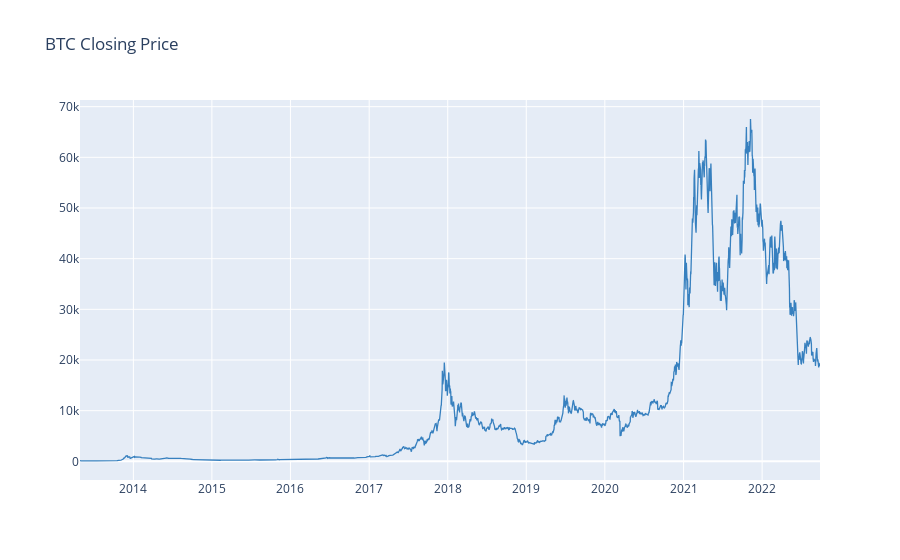

Notebook code for this chart:
### Code cell
df_crypto["BTC_Close"].iplot(asFigure=True, color = "blue", layout=Layout(title = 'BTC Closing Price'))

### Figure 1 — Plotly figure (JSON) as saved in the notebook; plotly's stock layout.template omitted (floating-point values rounded to 4 significant figures; data arrays with more than 128 entries replaced by an {"elided": "..."} marker saying what was removed)
{"data": [{"line": {"color": "rgba(55, 128, 191, 1.0)", "dash": "solid", "shape": "linear", "width": 1.3}, "mode": "lines", "name": "BTC_Close", "text": "", "type": "scatter", "x": {"elided": "3440 str values"}, "y": {"elided": "3440 float values"}}], "layout": {"title": {"text": "BTC Closing Price"}}}
